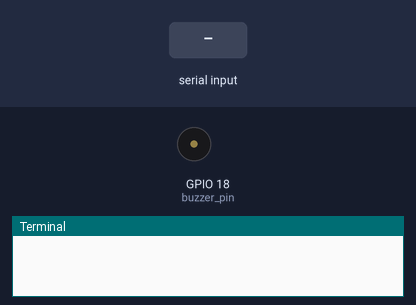
Simulated run of this program. Board: Raspberry Pi (BCM pin numbers). Shown: buzzer (waves = sounding), the last lines printed to the terminal. The inputs (shaded band) are chosen by the test bench. Threads take turns every 2 ms.

Above: at 1.2 s.
1.3 s: "a" typed at the terminal, then Enter
At 1.7 s:
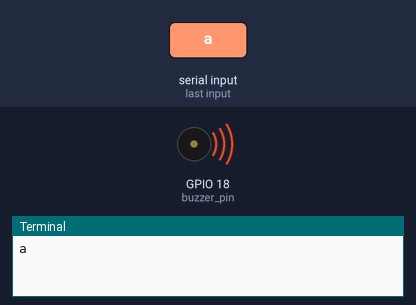
3.3 s: "s" typed at the terminal, then Enter
At 4.6 s:
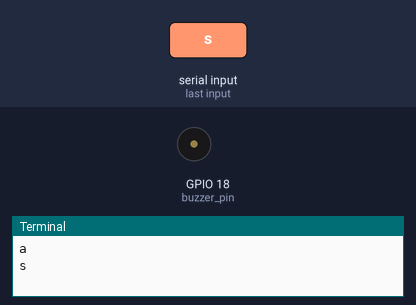
4.8 s: "d" typed at the terminal, then Enter
At 5.2 s:
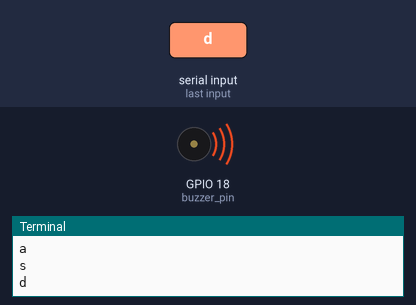
Timing chart, 0 to 7.8 s (numbered marks = the images above; inputs shaded):
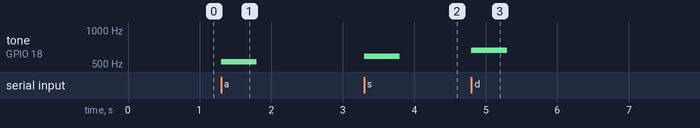

The program:

challenge113.py
```python
import queue
import threading
import time
import RPi.GPIO as GPIO


#핀설정
led_pin=[4,5,6]
sw_pin=[12,13,14,15]
motor_pin=[20,21,22,23]
buzzer_pin=18


#모드 설정
GPIO.setmode(GPIO.BCM)

GPIO.setup(buzzer_pin,GPIO.OUT)
pwm=GPIO.PWM(buzzer_pin,1.0)
pwm.start(10.0)
pwm.stop()


HOW_MANY_MESSAGES = 10

mq = queue.Queue(HOW_MANY_MESSAGES)


flag_exit = False

def t1():
        value = ''


        while True:
                value = input()

                mq.put(value)

                time.sleep(0.1)

                if flag_exit:
                     break


thread = threading.Thread(target=t1)

thread.start()

freq=[523,587,659,698,784,880,988,1047]
def buzzer(freq_num):
    if freq_num==10:
        return
    else :
        pwm.ChangeFrequency(freq[freq_num])
        pwm.start(10.0)
        time.sleep(0.5)
        pwm.stop()


try:
    key_input=1

    while True:
            freq_num=10

            if not mq.empty():
                key_input=mq.get()

            if key_input == 'a':
                freq_num=0
                key_input=1
            elif key_input == 's':
                freq_num=1
                key_input=1
            elif key_input == 'd':
                freq_num=2
                key_input=1
            elif key_input == 'f':
                freq_num=3
                key_input=1
            elif key_input == 'g':
                freq_num=4
                key_input=1
            elif key_input == 'r':
                freq_num=5
                key_input=1
            elif key_input == 'l':
                freq_num=6
                key_input=1
            elif key_input == 'k':
                freq_num=7
                key_input=1

            buzzer(freq_num)


except KeyboardInterrupt:
    pass


GPIO.cleanup()

flag_exit = True

thread.join()
```

Measured:
- after the input at 1.3 s, tone on GPIO 18 (buzzer_pin): silent → 523 Hz at once, → silent 0.50 s later
- after the input at 3.3 s, tone on GPIO 18 (buzzer_pin): silent → 587 Hz at once, → silent 0.50 s later
- after the input at 4.8 s, tone on GPIO 18 (buzzer_pin): silent → 659 Hz at once, → silent 0.50 s later
